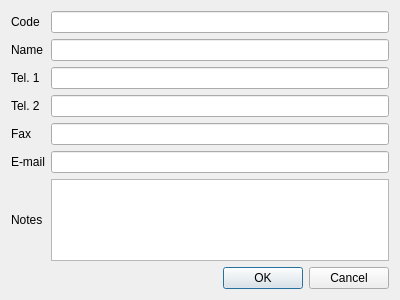
<?xml version="1.0" encoding="UTF-8"?>
<ui version="4.0">
 <class>DlgContact</class>
 <widget class="QDialog" name="DlgContact">
  <property name="geometry">
   <rect>
    <x>0</x>
    <y>0</y>
    <width>400</width>
    <height>300</height>
   </rect>
  </property>
  <property name="windowTitle">
   <string>Contact</string>
  </property>
  <layout class="QVBoxLayout" name="verticalLayout">
   <item>
    <layout class="QGridLayout" name="gridLayout">
     <item row="0" column="0">
      <widget class="QLabel" name="label">
       <property name="text">
        <string>Code</string>
       </property>
      </widget>
     </item>
     <item row="1" column="0">
      <widget class="QLabel" name="label_2">
       <property name="text">
        <string>Name</string>
       </property>
      </widget>
     </item>
     <item row="2" column="0">
      <widget class="QLabel" name="label_3">
       <property name="text">
        <string>Tel. 1</string>
       </property>
      </widget>
     </item>
     <item row="3" column="0">
      <widget class="QLabel" name="label_4">
       <property name="text">
        <string>Tel. 2</string>
       </property>
      </widget>
     </item>
     <item row="6" column="0">
      <widget class="QLabel" name="label_7">
       <property name="text">
        <string>Notes</string>
       </property>
      </widget>
     </item>
     <item row="4" column="0">
      <widget class="QLabel" name="label_5">
       <property name="text">
        <string>Fax</string>
       </property>
      </widget>
     </item>
     <item row="5" column="0">
      <widget class="QLabel" name="label_6">
       <property name="text">
        <string>E-mail</string>
       </property>
      </widget>
     </item>
     <item row="0" column="1">
      <widget class="QLineEdit" name="leId">
       <property name="focusPolicy">
        <enum>Qt::NoFocus</enum>
       </property>
       <property name="readOnly">
        <bool>true</bool>
       </property>
      </widget>
     </item>
     <item row="1" column="1">
      <widget class="QLineEdit" name="leName"/>
     </item>
     <item row="2" column="1">
      <widget class="QLineEdit" name="leTel1"/>
     </item>
     <item row="3" column="1">
      <widget class="QLineEdit" name="leTel2"/>
     </item>
     <item row="4" column="1">
      <widget class="QLineEdit" name="leFax"/>
     </item>
     <item row="5" column="1">
      <widget class="QLineEdit" name="leEmail"/>
     </item>
     <item row="6" column="1">
      <widget class="QTextEdit" name="teNotes"/>
     </item>
    </layout>
   </item>
   <item>
    <widget class="QDialogButtonBox" name="buttonBox">
     <property name="orientation">
      <enum>Qt::Horizontal</enum>
     </property>
     <property name="standardButtons">
      <set>QDialogButtonBox::Cancel|QDialogButtonBox::Ok</set>
     </property>
    </widget>
   </item>
  </layout>
 </widget>
 <tabstops>
  <tabstop>leName</tabstop>
  <tabstop>leTel1</tabstop>
  <tabstop>leTel2</tabstop>
  <tabstop>leFax</tabstop>
  <tabstop>leEmail</tabstop>
  <tabstop>teNotes</tabstop>
  <tabstop>leId</tabstop>
 </tabstops>
 <resources/>
 <connections>
  <connection>
   <sender>buttonBox</sender>
   <signal>accepted()</signal>
   <receiver>DlgContact</receiver>
   <slot>accept()</slot>
   <hints>
    <hint type="sourcelabel">
     <x>248</x>
     <y>254</y>
    </hint>
    <hint type="destinationlabel">
     <x>157</x>
     <y>274</y>
    </hint>
   </hints>
  </connection>
  <connection>
   <sender>buttonBox</sender>
   <signal>rejected()</signal>
   <receiver>DlgContact</receiver>
   <slot>reject()</slot>
   <hints>
    <hint type="sourcelabel">
     <x>316</x>
     <y>260</y>
    </hint>
    <hint type="destinationlabel">
     <x>286</x>
     <y>274</y>
    </hint>
   </hints>
  </connection>
 </connections>
</ui>
